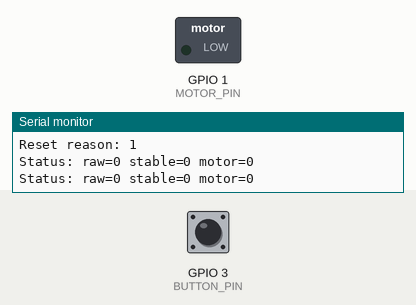
Simulated run of this program. Board: ESP32-C3. Parts: switched loads named in the program (green lamp = pin HIGH), the last lines printed to the serial monitor. The inputs (shaded band) are chosen by the test bench; at power-on: GPIO 3 (BUTTON_PIN) LOW.

Above: at 2.2 s.
2.3 s: GPIO 3 (BUTTON_PIN) pulled HIGH for 0.15 s
At 2.46 s:
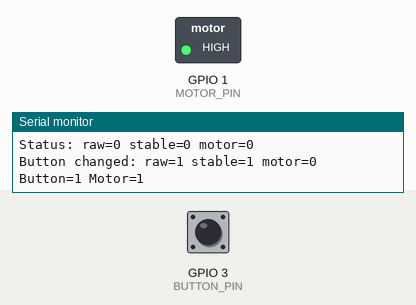
4.0 s: GPIO 3 (BUTTON_PIN) pulled HIGH for 3.2 s
At 7.5 s:
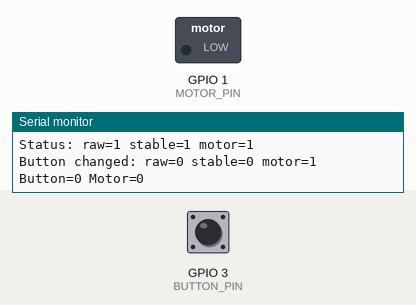
Timing chart, 0 to 9.0 s (numbered marks = the images above; inputs shaded):
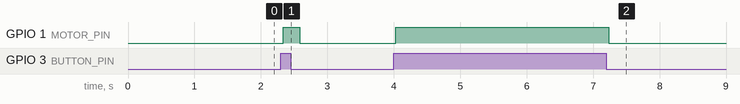

The program:

main.cpp
```cpp
// Touch button + transistor motor switch example for ESP32-C3

#include <Arduino.h>
#include <esp_system.h>

#define BUTTON_PIN 3
#define MOTOR_PIN 1

namespace {
constexpr bool kButtonActiveHigh = true;
constexpr unsigned long kDebounceMs = 30;
constexpr unsigned long kMinMotorSwitchMs = 250;
constexpr unsigned long kStatusPrintMs = 1000;

bool rawButtonPressed() {
  const int rawLevel = digitalRead(BUTTON_PIN);
  return kButtonActiveHigh ? (rawLevel == HIGH) : (rawLevel == LOW);
}

void applyMotorState(bool enabled) {
  digitalWrite(MOTOR_PIN, enabled ? HIGH : LOW);
}
}  // namespace

void setup() {
  pinMode(BUTTON_PIN, INPUT_PULLDOWN);
  pinMode(MOTOR_PIN, OUTPUT);
  applyMotorState(false);

  Serial.begin(115200);
  delay(1000);
  Serial.println("Transistor workshop started");
  Serial.printf("Reset reason: %d\n", static_cast<int>(esp_reset_reason()));
}

void loop() {
  static bool lastRawState = rawButtonPressed();
  static bool stableState = lastRawState;
  static bool motorState = false;
  static unsigned long lastChangeAt = millis();
  static unsigned long lastMotorSwitchAt = 0;
  static unsigned long lastStatusPrintAt = 0;

  const bool currentRawState = rawButtonPressed();
  const unsigned long now = millis();

  if (currentRawState != lastRawState) {
    lastRawState = currentRawState;
    lastChangeAt = now;
  }

  if ((now - lastChangeAt) >= kDebounceMs && stableState != currentRawState) {
    stableState = currentRawState;
    Serial.printf("Button changed: raw=%d stable=%d motor=%d\n", currentRawState, stableState, motorState);
  }

  if (motorState != stableState && (now - lastMotorSwitchAt) >= kMinMotorSwitchMs) {
    motorState = stableState;
    lastMotorSwitchAt = now;
    applyMotorState(motorState);
    Serial.printf("Button=%d Motor=%d\n", stableState, motorState);
  }

  if ((now - lastStatusPrintAt) >= kStatusPrintMs) {
    lastStatusPrintAt = now;
    Serial.printf("Status: raw=%d stable=%d motor=%d\n", currentRawState, stableState, motorState);
  }

  delay(5);
}
```

Measured:
- after the input at 2.3 s, GPIO 1 (MOTOR_PIN): LOW → HIGH at once, → LOW 0.25 s later
- after the input at 4.0 s, GPIO 1 (MOTOR_PIN): LOW → HIGH at once, → LOW 3.2 s later
